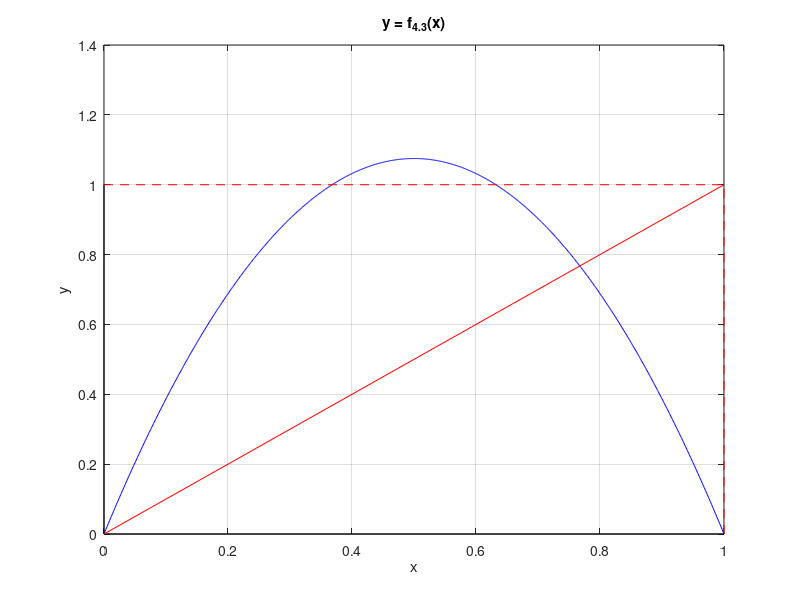
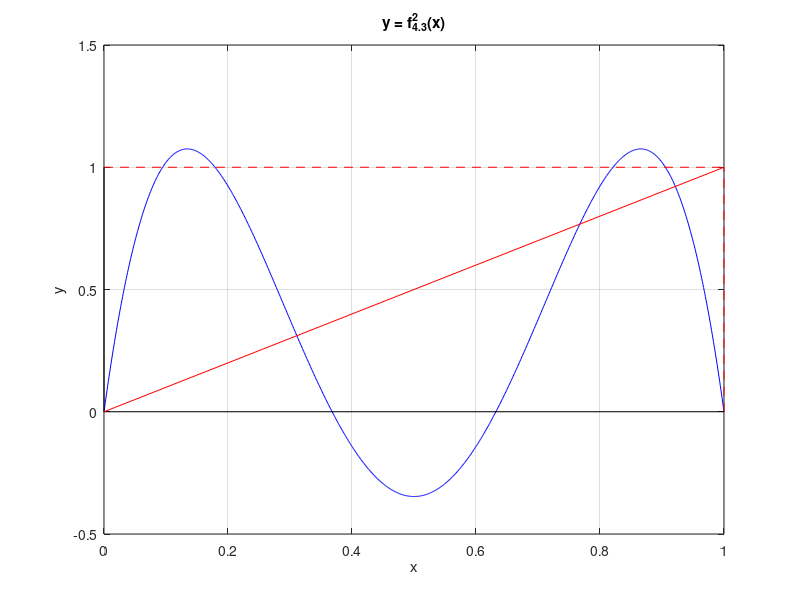
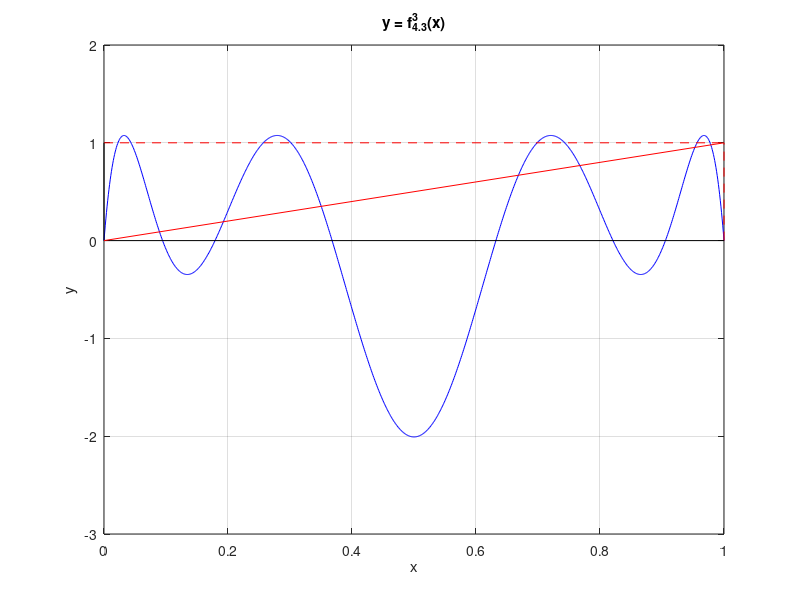
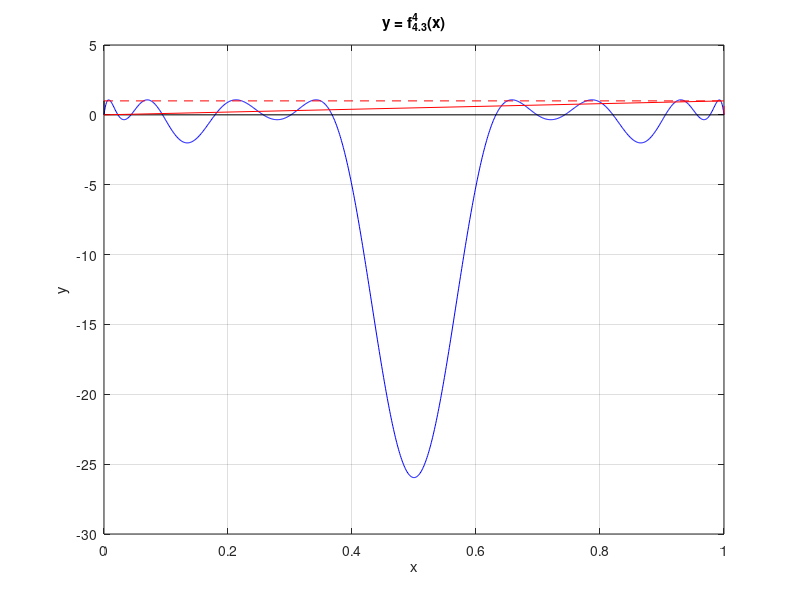

Source code (MATLAB) for these figures, in order:
figure
x = 0:0.001:1;
f = @(x) 4.3*x.*(1-x);
plot(x,f(x),'b','LineWidth',0.1)
grid on
hold on
title('y = f_{4.3}(x)')
xlabel('x')
ylabel('y')
plot([0,1],[1,1],'--r')
plot([1,1],[0,1],'--r')
plot([0,1],[0,0],'k')
plot([0,0],[0,1],'k')
plot([0,1],[0,1],'r')

figure
plot(x,f(f(x)),'b','LineWidth',0.1)
grid on
hold on
title('y = f_{4.3}^2(x)')
xlabel('x')
ylabel('y')
plot([0,1],[1,1],'--r')
plot([1,1],[0,1],'--r')
plot([0,1],[0,0],'k')
plot([0,0],[0,1],'k')
plot([0,1],[0,1],'r')

figure
plot(x,f(f(f(x))),'b','LineWidth',0.1)
grid on
hold on
title('y = f_{4.3}^3(x)')
xlabel('x')
ylabel('y')
plot([0,1],[1,1],'--r')
plot([1,1],[0,1],'--r')
plot([0,1],[0,0],'k')
plot([0,0],[0,1],'k')
plot([0,1],[0,1],'r')

figure
plot(x,f(f(f(f(x)))),'b','LineWidth',0.1)
grid on
hold on
title('y = f_{4.3}^4(x)')
xlabel('x')
ylabel('y')
plot([0,1],[1,1],'--r')
plot([1,1],[0,1],'--r')
plot([0,1],[0,0],'k')
plot([0,0],[0,1],'k')
plot([0,1],[0,1],'r')
